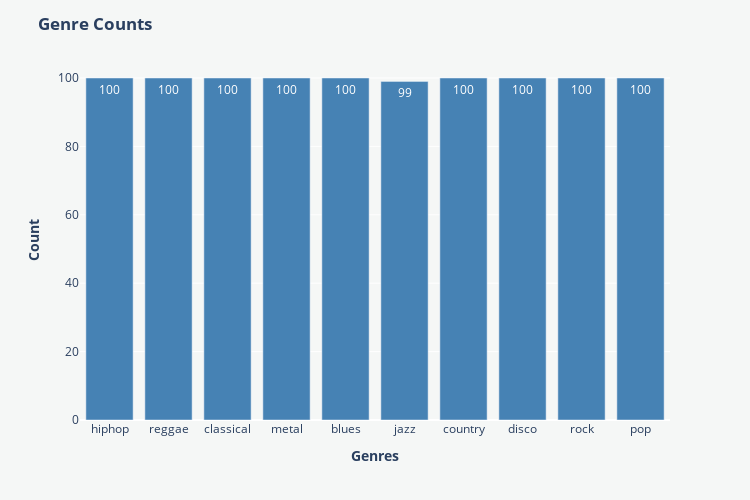

The notebook cell this image was saved under:
### Code cell
paper_color = '#f5f7f6'
bg_color = '#f5f7f6'
colormap = 'cividis'
labels = {} # Initializing empty list

# Defining a function to count labels
def count_genres(df):
    for sample in df:
        genre_label = id2label_function(sample['genre'])

        if genre_label in labels:
            labels[genre_label] += 1

        else:
            labels[genre_label] = 1

# Counting labels in both sets
count_genres(df['train'])
count_genres(df['validation'])
count_genres(df['test'])

# Obtaining genres and count values
genres = list(labels.keys())
counts = list(labels.values())

# Plotting bar plot
fig = px.bar(x = genres, y = counts, text = counts)
fig.update_traces(marker=dict(color="#4682B4"))
fig.update_layout(title = '<b>Genre Counts</b>', showlegend = True, height = 500, width = 750,
                 plot_bgcolor=bg_color,paper_bgcolor=paper_color)
fig.update_yaxes(title_text = '<b>Count</b>')
fig.update_xaxes(title = '<b>Genres</b>')

fig.show()

### Figure 1 — Plotly figure (JSON) as saved in the notebook; plotly's stock layout.template omitted (floating-point values rounded to 4 significant figures)
{"data": [{"alignmentgroup": "True", "hovertemplate": "x=%{x}<br>y=%{y}<br>text=%{text}<extra></extra>", "legendgroup": "", "marker": {"color": "#4682B4", "pattern": {"shape": ""}}, "name": "", "offsetgroup": "", "orientation": "v", "showlegend": false, "text": [100, 100, 100, 100, 100, 99, 100, 100, 100, 100], "textposition": "auto", "type": "bar", "x": ["hiphop", "reggae", "classical", "metal", "blues", "jazz", "country", "disco", "rock", "pop"], "xaxis": "x", "y": [100, 100, 100, 100, 100, 99, 100, 100, 100, 100], "yaxis": "y"}], "layout": {"barmode": "relative", "height": 500, "legend": {"tracegroupgap": 0}, "margin": {"t": 60}, "paper_bgcolor": "#f5f7f6", "plot_bgcolor": "#f5f7f6", "showlegend": true, "title": {"text": "<b>Genre Counts</b>"}, "width": 750, "xaxis": {"anchor": "y", "domain": [0, 1], "title": {"text": "<b>Genres</b>"}}, "yaxis": {"anchor": "x", "domain": [0, 1], "title": {"text": "<b>Count</b>"}}}}
